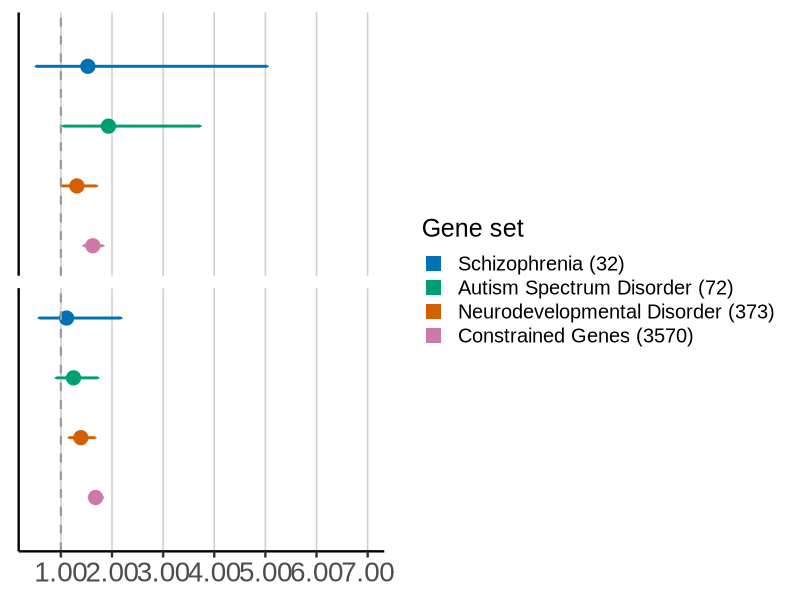
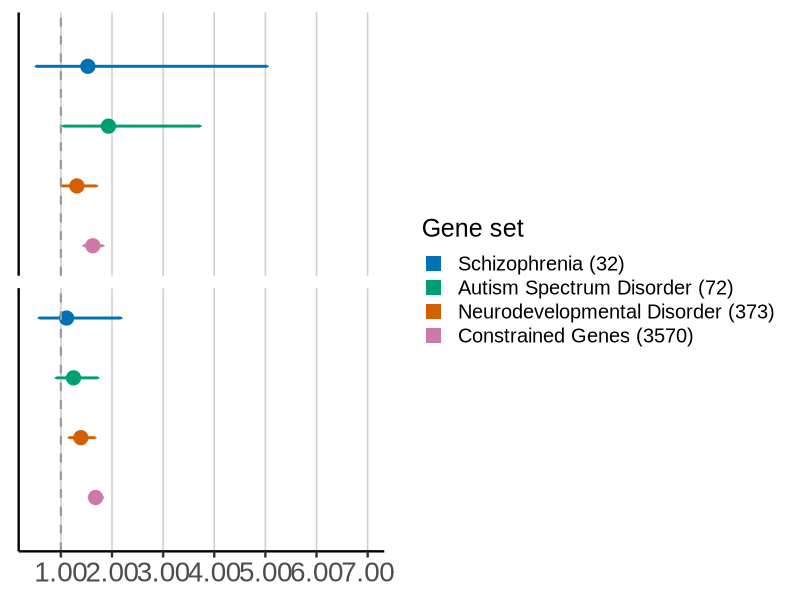

These figures' R source, in order:
library(ggplot2)
library(data.table)
library(tidyr)
library(dplyr)
library(RColorBrewer)
library(scales) 

del <- fread("inputs/SV/del/fisher_del-ac5_table.tsv")
colnames(del) <- c("Gene_set", "Category", "OR", "CI_low", "CI_high", "pval", 
                                   "rarevar_case", "rarevar_control", "novar_case", "novar_control",
                                   "length_thresh", "corrected", "both_corrected")
del$Gene_set <- case_when(del$Gene_set == "ASD" ~ "Autism Spectrum Disorder (72)",
                          del$Gene_set == "NDD" ~ "Neurodevelopmental Disorder (373)",
                          del$Gene_set == "pLI-constrained" ~ "Constrained Genes (3570)",
                          del$Gene_set == "SCHEMA" ~ "Schizophrenia (32)",)
del$Category <- case_when(del$Category == "PREDICTED_LOF" ~ "Exonic",
                          del$Category == "PREDICTED_INTRONIC" ~ "Intronic",
                          del$Category == "PREDICTED_PROMOTER" ~ "Promoter",
                          del$Category == "PREDICTED_UTR" ~ "5'UTR",)
df <- del
df$Gene_set <- factor(df$Gene_set, 
                      levels = rev(c("Schizophrenia (32)",
                                 "Autism Spectrum Disorder (72)", "Neurodevelopmental Disorder (373)",
                                 "Constrained Genes (3570)")))
df$Category <- factor(df$Category, 
                      levels = c("Exonic", "Intronic", 
                                     "Promoter","5'UTR"))


odds_ratio_plot <- ggplot(df[df$Category %in% c("Exonic", "Intronic"), ], aes(x = OR, y = Category, color = Gene_set)) +
  geom_point(size = 4.5, position=position_dodge(width = 10)) +  # Points for estimates
  geom_errorbarh(aes(xmin = CI_low, xmax = CI_high), 
                 height = 0.3, size = 1, 
                 position=position_dodge(width = 10)) +  # Error bars
  facet_wrap(~Category, ncol = 1) +
  labs(
    #title = "",
    #x = "",
    y = "Odds Ratio",
    color = "Gene set"
  ) +
  geom_vline(xintercept = 1, linetype = "dashed", color = "#999999", size = 0.75) +
  scale_color_manual(breaks = c("Schizophrenia (32)", 
                                "Autism Spectrum Disorder (72)", "Neurodevelopmental Disorder (373)",
                                "Constrained Genes (3570)"),
                     values = c("#0072B2", 
                                "#009E73", "#D55E00", 
                                "#CC79A7")) +
  scale_x_continuous(limits = c(0, 300), 
                     breaks = seq(0, 8, 1),
                     labels = label_number(accuracy = 0.01)) +
  coord_cartesian(xlim = c(0.5, 7)) +
  theme_classic(base_size = 18) +
  theme(
    legend.position = "right", legend.text.align = 0,
    strip.text = element_blank(),
    plot.title = element_blank(),
    axis.ticks.y = element_blank(), axis.text.y = element_blank(), axis.title.y = element_blank(),
    axis.text.x = element_text(size = 20),
    axis.title = element_blank(),
    panel.grid.major.y = element_blank(), panel.grid.minor.y = element_blank(),
    panel.grid.major = element_line(color = "grey80", size = 0.5),  
    panel.grid.minor = element_blank(),
    text = element_text(family = "Arial")
  ) +
  guides(color = guide_legend(override.aes = list(shape = 15, linetype = "blank"))) 
odds_ratio_plot

ggsave("outputs/SV-plots/20240929_sv-plotting_del-ac5_old-analysis.jpg", plot = odds_ratio_plot, width = 11, height = 6.5)
